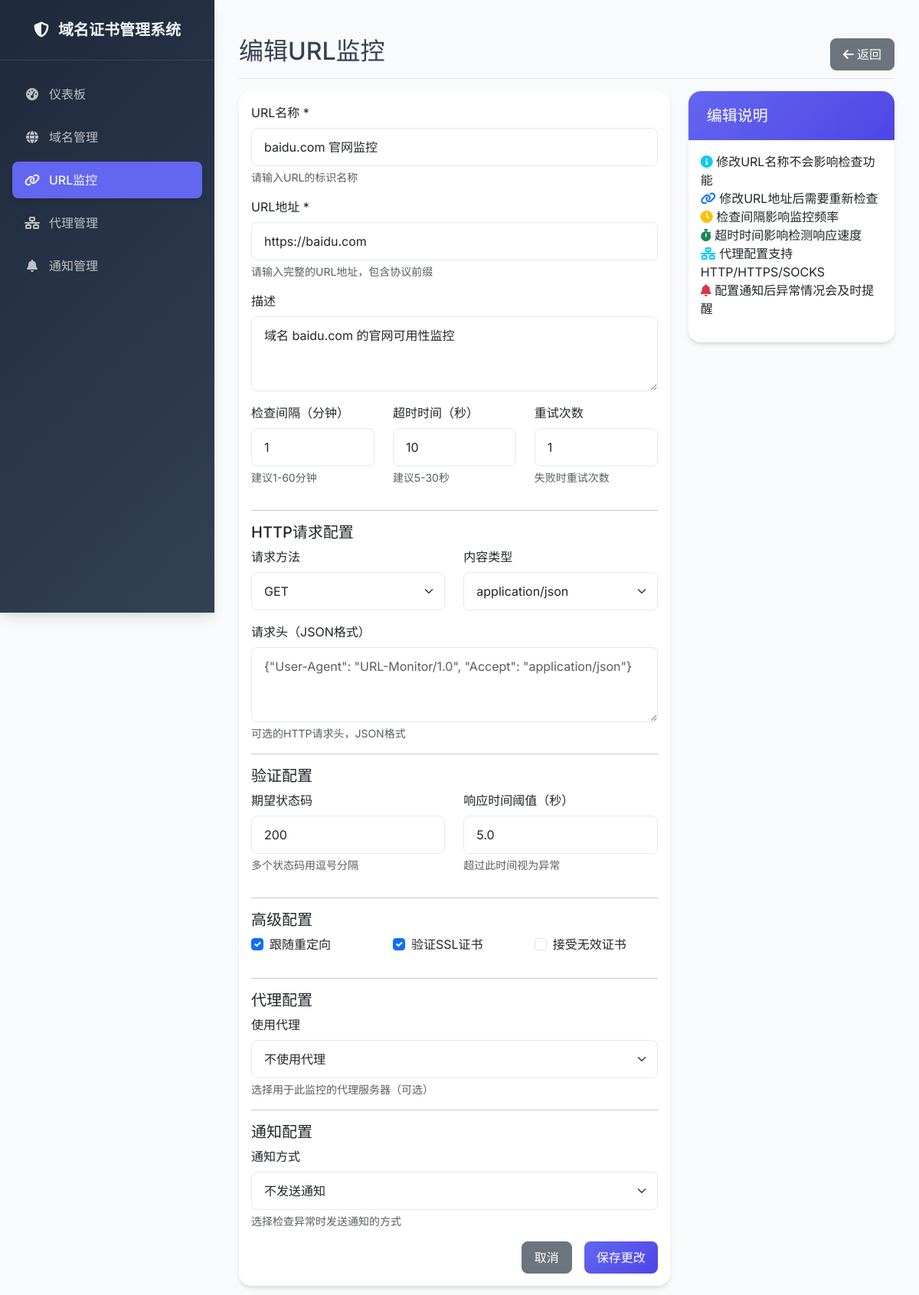
/urls/1/edit, run on the app's committed database.
### app/models/url.py (models this page shows, shortened)
class URL(db.Model):
    id = db.Column(db.Integer, primary_key=True)
    name = db.Column(db.String(255), nullable=False)
    url = db.Column(db.String(500), nullable=False)
    description = db.Column(db.Text)
    is_active = db.Column(db.Boolean, default=True)
    check_interval = db.Column(db.Integer, default=1)  # 检查间隔（分钟）
    timeout = db.Column(db.Integer, default=10)  # 超时时间（秒）
    retry_count = db.Column(db.Integer, default=1)  # 重试次数
    method = db.Column(db.String(10), default='GET')  # GET, POST, PUT, DELETE等
    headers = db.Column(db.Text)  # JSON格式的请求头
    body = db.Column(db.Text)  # 请求体
    content_type = db.Column(db.String(100), default='application/json')  # 内容类型
    expected_status_codes = db.Column(db.String(100), default='200')  # 期望的状态码，逗号分隔
    expected_response_contains = db.Column(db.Text)  # 期望响应包含的内容
    expected_response_not_contains = db.Column(db.Text)  # 期望响应不包含的内容
    response_time_threshold = db.Column(db.Float, default=5.0)  # 响应时间阈值（秒）
    follow_redirects = db.Column(db.Boolean, default=True)  # 是否跟随重定向
    verify_ssl = db.Column(db.Boolean, default=True)  # 是否验证SSL证书
    accept_invalid_cert = db.Column(db.Boolean, default=False)  # 是否接受无效证书
    notification_config_id = db.Column(db.Integer, db.ForeignKey('notification_config.id'), nullable=True)
    proxy_id = db.Column(db.Integer, db.ForeignKey('proxies.id'), nullable=True)
    created_at = db.Column(db.DateTime, default=datetime.utcnow)
    updated_at = db.Column(db.DateTime, default=datetime.utcnow, onupdate=datetime.utcnow)
    url_checks = db.relationship('URLCheck', backref='url', lazy=True, cascade='all, delete-orphan')
    notification_config = db.relationship('NotificationConfig', backref='urls')
    proxy = db.relationship('Proxy', back_populates='url_checks')

### app/views/urls.py (the view, shortened to what this page needs)
@urls_bp.route('/urls/<int:id>/edit', methods=['GET', 'POST'])
def edit(id):
    url_obj = URL.query.get_or_404(id)
    return render_template('urls/edit.html',
                         url=url_obj,
                         notification_configs=NotificationConfig.query.filter_by(is_active=True).all(),
                         proxies=Proxy.query.filter_by(is_active=True).all())

### app/models/proxy.py (called while the page is built)
    @property
    def status_display(self):
        if not self.is_active:
            return "已禁用"
        elif self.is_working is None:
            return "未知"
        elif not self.is_working:
            return "异常"
        else:
            return "正常"

    @property
    def type_display(self):
        type_map = {
            'http': 'HTTP',
            'https': 'HTTPS',
            'socks4': 'SOCKS4',
            'socks5': 'SOCKS5'
        }
        return type_map.get(self.type, self.type.upper())

### app/templates/urls/edit.html (shortened to what this page needs)
{% extends "base.html" %}
{% block content %}
<div class="d-flex justify-content-between flex-wrap flex-md-nowrap align-items-center pt-3 pb-2 mb-3 border-bottom">
    <h1 class="h2">编辑URL监控</h1>
    <div class="btn-toolbar mb-2 mb-md-0">
        <a href="{{ url_for('urls.show', id=url.id) }}" class="btn btn-secondary">
            <i class="fas fa-arrow-left"></i> 返回
        </a>
    </div>
</div>
<div class="row">
    <div class="col-md-8">
        <div class="card">
            <div class="card-body">
                <form method="POST">
                    <div class="mb-3">
                        <label for="name" class="form-label">URL名称 *</label>
                        <input type="text" class="form-control" id="name" name="name" required
                               value="{{ url.name }}" placeholder="例如: 官网首页">
                        <div class="form-text">请输入URL的标识名称</div>
                    </div>
                    <div class="mb-3">
                        <label for="url" class="form-label">URL地址 *</label>
                        <input type="url" class="form-control" id="url" name="url" required
                               value="{{ url.url }}" placeholder="例如: https://example.com">
                        <div class="form-text">请输入完整的URL地址，包含协议前缀</div>
                    </div>
                    <div class="mb-3">
                        <label for="description" class="form-label">描述</label>
                        <textarea class="form-control" id="description" name="description" rows="3"
                                  placeholder="添加URL描述信息">{{ url.description or '' }}</textarea>
                    </div>
                    <div class="row">
                        <div class="col-md-4">
                            <div class="mb-3">
                                <label for="check_interval" class="form-label">检查间隔（分钟）</label>
                                <input type="number" class="form-control" id="check_interval" name="check_interval"
                                       value="{{ url.check_interval }}" min="1" max="1440">
                                <div class="form-text">建议1-60分钟</div>
                            </div>
                        </div>
                        <div class="col-md-4">
                            <div class="mb-3">
                                <label for="timeout" class="form-label">超时时间（秒）</label>
                                <input type="number" class="form-control" id="timeout" name="timeout"
                                       value="{{ url.timeout }}" min="1" max="60">
                                <div class="form-text">建议5-30秒</div>
                            </div>
                        </div>
                        <div class="col-md-4">
                            <div class="mb-3">
                                <label for="retry_count" class="form-label">重试次数</label>
                                <input type="number" class="form-control" id="retry_count" name="retry_count"
                                       value="{{ url.retry_count }}" min="0" max="5">
                                <div class="form-text">失败时重试次数</div>
                            </div>
                        </div>
                    </div>
                    <hr>
                    <h5>HTTP请求配置</h5>
                    <div class="row">
                        <div class="col-md-6">
                            <div class="mb-3">
                                <label for="method" class="form-label">请求方法</label>
                                <select class="form-select" id="method" name="method">
                                    <option value="GET" {% if url.method == 'GET' %}selected{% endif %}>GET</option>
                                </select>
                            </div>
                        </div>
                        <div class="col-md-6">
                            <div class="mb-3">
                                <label for="content_type" class="form-label">内容类型</label>
                                <select class="form-select" id="content_type" name="content_type">
                                    <option value="application/json" {% if url.content_type == 'application/json' %}selected{% endif %}>application/json</option>
                                </select>
                            </div>
                        </div>
                    </div>
                    <div class="mb-3">
                        <label for="headers" class="form-label">请求头（JSON格式）</label>
                        <textarea class="form-control" id="headers" name="headers" rows="3"
                                  placeholder='{"User-Agent": "URL-Monitor/1.0", "Accept": "application/json"}'>{{ url.headers or '' }}</textarea>
                        <div class="form-text">可选的HTTP请求头，JSON格式</div>
                    </div>
                    <hr>
                    <h5>验证配置</h5>
                    <div class="row">
                        <div class="col-md-6">
                            <div class="mb-3">
                                <label for="expected_status_codes" class="form-label">期望状态码</label>
                                <input type="text" class="form-control" id="expected_status_codes" name="expected_status_codes"
                                       value="{{ url.expected_status_codes }}" placeholder="200,201,202">
                                <div class="form-text">多个状态码用逗号分隔</div>
                            </div>
                        </div>
                        <div class="col-md-6">
                            <div class="mb-3">
                                <label for="response_time_threshold" class="form-label">响应时间阈值（秒）</label>
                                <input type="number" class="form-control" id="response_time_threshold" name="response_time_threshold"
                                       value="{{ url.response_time_threshold }}" min="0.1" max="60" step="0.1">
                                <div class="form-text">超过此时间视为异常</div>
                            </div>
                        </div>
                    </div>
                    <hr>
                    <h5>高级配置</h5>
                    <div class="row">
                        <div class="col-md-4">
                            <div class="form-check mb-3">
                                <input class="form-check-input" type="checkbox" id="follow_redirects" name="follow_redirects"
                                       {% if url.follow_redirects %}checked{% endif %}>
                                <label class="form-check-label" for="follow_redirects">
                                    跟随重定向
                                </label>
                            </div>
                        </div>
                        <div class="col-md-4">
                            <div class="form-check mb-3">
                                <input class="form-check-input" type="checkbox" id="verify_ssl" name="verify_ssl"
                                       {% if url.verify_ssl %}checked{% endif %}>
                                <label class="form-check-label" for="verify_ssl">
                                    验证SSL证书
                                </label>
                            </div>
                        </div>
                        <div class="col-md-4">
                            <div class="form-check mb-3">
                                <input class="form-check-input" type="checkbox" id="accept_invalid_cert" name="accept_invalid_cert"
                                       {% if url.accept_invalid_cert %}checked{% endif %}>
                                <label class="form-check-label" for="accept_invalid_cert">
                                    接受无效证书
                                </label>
                            </div>
                        </div>
                    </div>
                    <hr>
                    <h5>代理配置</h5>
                    <div class="mb-3">
                        <label for="proxy_id" class="form-label">使用代理</label>
                        <select class="form-select" id="proxy_id" name="proxy_id">
                            <option value="">不使用代理</option>
                        </select>
                        <div class="form-text">选择用于此监控的代理服务器（可选）</div>
                    </div>
                    <hr>
                    <h5>通知配置</h5>
                    <div class="mb-3">
                        <label for="notification_config_id" class="form-label">通知方式</label>
                        <select class="form-select" id="notification_config_id" name="notification_config_id">
                            <option value="">不发送通知</option>
                        </select>
                        <div class="form-text">选择检查异常时发送通知的方式</div>
                    </div>
                    <div class="d-grid gap-2 d-md-flex justify-content-md-end">
                        <a href="{{ url_for('urls.show', id=url.id) }}" class="btn btn-secondary me-md-2">取消</a>
                        <button type="submit" class="btn btn-primary">保存更改</button>
                    </div>
                </form>
            </div>
        </div>
    </div>
    <div class="col-md-4">
        <div class="card">
            <div class="card-header">
                <h5 class="card-title mb-0">编辑说明</h5>
            </div>
            <div class="card-body">
                <ul class="list-unstyled">
                    <li><i class="fas fa-info-circle text-info"></i> 修改URL名称不会影响检查功能</li>
                    <li><i class="fas fa-link text-primary"></i> 修改URL地址后需要重新检查</li>
                    <li><i class="fas fa-clock text-warning"></i> 检查间隔影响监控频率</li>
                    <li><i class="fas fa-stopwatch text-success"></i> 超时时间影响检测响应速度</li>
                    <li><i class="fas fa-network-wired text-info"></i> 代理配置支持HTTP/HTTPS/SOCKS</li>
                    <li><i class="fas fa-bell text-danger"></i> 配置通知后异常情况会及时提醒</li>
                </ul>
            </div>
        </div>
    </div>
</div>
{% endblock %}

### app/templates/base.html (style rules this page uses)
:root { --primary-color: #6366f1; --primary-dark: #4f46e5; --secondary-color: #64748b; --success-color: #10b981; --warning-color: #f59e0b; --danger-color: #ef4444; --info-color: #06b6d4; --dark-bg: #1e293b; --dark-secondary: #334155; --dark-text: #f1f5f9; --light-bg: #f8fafc; --border-color: #e2e8f0; --shadow: 0 4px 6px -1px rgba(0, 0, 0, 0.1), 0 2px 4px -1px rgba(0, 0, 0, 0.06); --shadow-lg: 0 10px 15px -3px rgba(0, 0, 0, 0.1), 0 4px 6px -2px rgba(0, 0, 0, 0.05); }
* { font-family: 'Inter', -apple-system, BlinkMacSystemFont, 'Segoe UI', Roboto, sans-serif; }
body { background-color: var(--light-bg); color: #374151; }
.card { border: none; border-radius: 1rem; box-shadow: var(--shadow); transition: all 0.2s ease; }
.card-header { background: linear-gradient(135deg, var(--primary-color) 0%, var(--primary-dark) 100%); color: white; border-radius: 1rem 1rem 0 0 !important; border: none; padding: 1.25rem 1.5rem; }
.btn { border-radius: 0.5rem; font-weight: 500; padding: 0.5rem 1rem; transition: all 0.2s ease; }
.btn-primary { background: linear-gradient(135deg, var(--primary-color) 0%, var(--primary-dark) 100%); border: none; }
.form-control, .form-select { border-radius: 0.5rem; border: 1px solid var(--border-color); padding: 0.75rem 1rem; transition: all 0.2s ease; }

### data on the page
URL: name "baidu.com 官网监控", url "https://baidu.com", description "域名 baidu.com 的官网可用性监控", check_interval "1", timeout "10", retry_count "1", method "GET", content_type "application/json", expected_status_codes "200", response_time_threshold "5.0", follow_redirects "☑", verify_ssl "☑"
